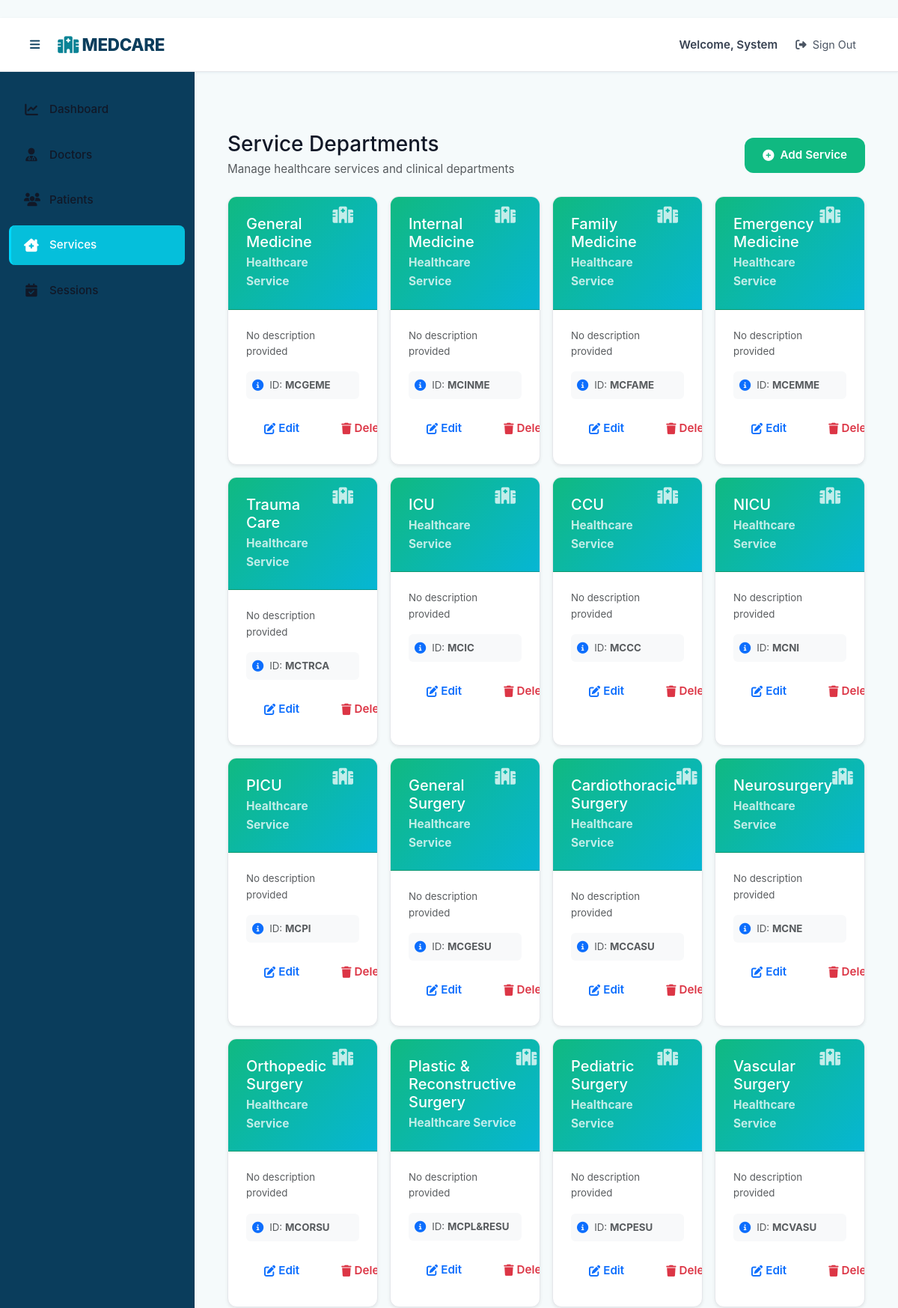
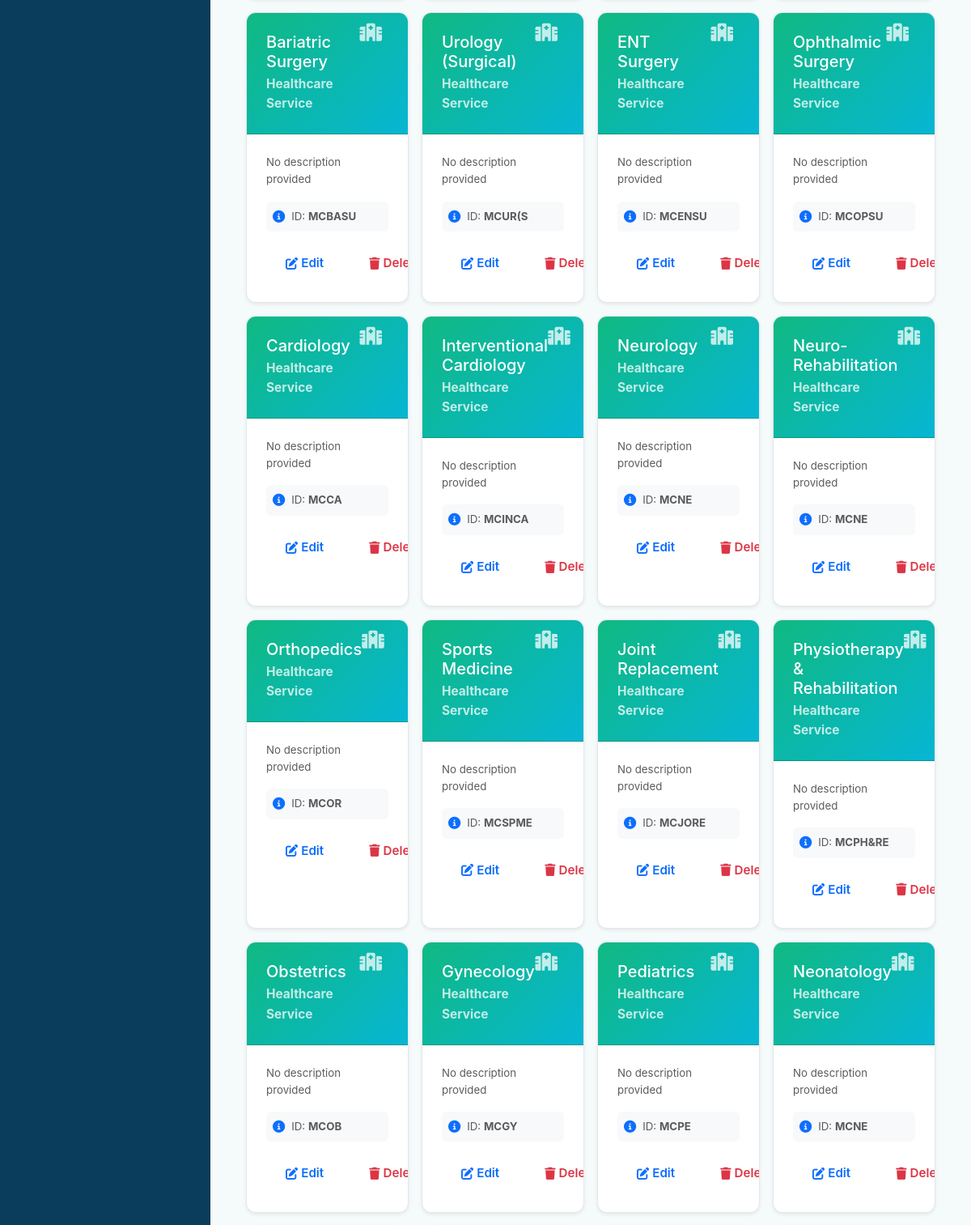
The page /governance/clinics (signed in, upper part) on the database its author committed (2 pictures, top to bottom).
### models.py (models this page shows, shortened)
class Account(db.Model, UserMixin):
    __tablename__ = "account"
    account_id = db.Column(db.Integer, primary_key=True)
    email_address = db.Column(db.String(120), unique=True, nullable=False)
    credential_hash = db.Column(db.String(255))
    given_name = db.Column(db.String(80))
    surname = db.Column(db.String(80))
    tier_id = db.Column(db.Integer, db.ForeignKey("access_level.tier_id"))
    is_enabled = db.Column(db.Boolean, default=True)
    created_on = db.Column(db.DateTime, default=datetime.utcnow)
    access_tier = db.relationship("AccessLevel")

class Clinic(db.Model):
    __tablename__ = "clinic"
    clinic_id = db.Column(db.Integer, primary_key=True)
    clinic_title = db.Column(db.String(120), unique=True, nullable=False)
    clinic_notes = db.Column(db.Text)

### routes/governance.py (the view)
@governance_bp.route('/clinics')
@login_required
@administrator_only
def list_clinics():
    clinics = Clinic.query.all()
    return render_template('governance/clinics_list.html', clinics=clinics)

### app.py (called while the page is built)
@login_mgr.user_loader
def load_user(user_id):
    try:
        return Account.query.get(int(user_id))
    except:
        return None

### routes/governance.py (called while the page is built)
def administrator_only(fn):
    @wraps(fn)
    def decorated(*args, **kwargs):
        if not current_user.is_authenticated or current_user.access_tier.tier_name != 'admin':
            flash('Administrative access required.', 'error')
            return redirect(url_for('home'))
        return fn(*args, **kwargs)
    return decorated

### templates/governance/clinics_list.html (shortened to what this page needs)
{% extends "base.html" %}
{% block content %}
<div class="container py-4" style="max-width:1400px;">
  <div class="d-flex justify-content-between align-items-center mb-4">
    <div>
      <h1 class="h3 mb-1">Service Departments</h1>
      <p class="text-muted mb-0">Manage healthcare services and clinical departments</p>
    </div>
    <a href="{{ url_for('governance.create_clinic') }}" class="btn btn-success d-flex align-items-center gap-2">
      <i class="fas fa-plus-circle"></i> Add Service
    </a>
  </div>
  {% if clinics %}
    <div class="row g-3">
      {% for clinic in clinics %}
        {% set words = clinic.clinic_title.split() %}
        {% set abbr_parts = [] %}
        {% set dept_abbr = "MC" + abbr_parts|join("") %}
        <div class="col-sm-6 col-md-4 col-lg-3">
          <div class="card h-100 shadow-sm">
            <div class="card-header text-white" style="background: linear-gradient(135deg, var(--success), #06B6D4);">
              <div class="d-flex justify-content-between align-items-start">
                <div>
                  <h5 class="mb-1">{{ clinic.clinic_title }}</h5>
                  <small class="opacity-75">Healthcare Service</small>
                </div>
                <i class="fas fa-hospital fa-lg opacity-75"></i>
              </div>
            </div>
            <div class="card-body">
              <p class="text-muted small mb-3">{{ clinic.clinic_notes or 'No description provided' }}</p>
              <div class="d-flex align-items-center gap-2 bg-light p-2 rounded mb-3">
                <i class="fas fa-info-circle text-primary"></i>
                <small class="text-muted">ID: <strong>{{ dept_abbr }}</strong></small>
              </div>
              <div class="d-flex gap-2">
                <a href="#" class="btn btn-outline-primary flex-fill d-flex justify-content-center align-items-center gap-1">
                  <i class="fas fa-edit"></i> Edit
                </a>
                <button class="btn btn-outline-danger flex-fill d-flex justify-content-center align-items-center gap-1">
                  <i class="fas fa-trash"></i> Delete
                </button>
              </div>
            </div>
          </div>
        </div>
      {% endfor %}
    </div>
  {% endif %}
</div>
{% endblock %}

### templates/base.html (shortened to what this page needs)
﻿<!doctype html>
<html lang="en">
  <head>
    <link href="https://cdn.jsdelivr.net/npm/bootstrap@5.3.2/dist/css/bootstrap.min.css" rel="stylesheet">
    <link rel="stylesheet" href="https://cdnjs.cloudflare.com/ajax/libs/font-awesome/6.4.0/css/all.min.css">
    <link rel="stylesheet" href="{{ url_for('static', filename='style.css') }}">
  </head>
  <body class="app-body">
    <div class="app-layout">
      <nav class="app-navbar">
        <div class="navbar-content d-flex justify-content-between align-items-center px-3">
          <div class="navbar-brand-section d-flex align-items-center">
            <button class="sidebar-toggle btn btn-link p-0 me-2" id="sidebarToggle" aria-label="Toggle sidebar">
              <i class="fas fa-bars"></i>
            </button>
            <a href="{{ url_for('home') }}" class="navbar-brand">
              <i class="fas fa-hospital"></i> MEDCARE
            </a>
          </div>
          <div class="navbar-user-section">
            {% if current_user.is_authenticated %}
              <div class="user-info d-flex align-items-center gap-2">
                <span class="user-greeting">Welcome, {{ current_user.given_name or 'User' }}</span>
                <a href="{{ url_for('identity.signout') }}" class="navbar-link">
                  <i class="fas fa-sign-out-alt"></i> Sign Out
                </a>
              </div>
            {% else %}
              <a href="{{ url_for('identity.signin') }}" class="navbar-link">
                <i class="fas fa-sign-in-alt"></i> Sign In
              </a>
            {% endif %}
          </div>
        </div>
      </nav>
      <div class="app-container d-flex">
        {% if current_user.is_authenticated %}
        <aside class="app-sidebar" id="appSidebar">
          <nav class="sidebar-menu d-flex flex-column">
            {% if current_user.access_tier.tier_name == 'admin' %}
              <a href="{{ url_for('governance.hub') }}" class="sidebar-item {% if request.endpoint == 'governance.hub' %}active{% endif %}">
                <i class="fas fa-chart-line"></i><span class="item-text">Dashboard</span>
              </a>
              <a href="{{ url_for('governance.list_providers') }}" class="sidebar-item {% if request.endpoint == 'governance.list_providers' %}active{% endif %}">
                <i class="fas fa-user-md"></i><span class="item-text">Doctors</span>
              </a>
              <a href="{{ url_for('governance.list_recipients') }}" class="sidebar-item {% if request.endpoint == 'governance.list_recipients' %}active{% endif %}">
                <i class="fas fa-users"></i><span class="item-text">Patients</span>
              </a>
              <a href="{{ url_for('governance.list_clinics') }}" class="sidebar-item {% if request.endpoint == 'governance.list_clinics' %}active{% endif %}">
                <i class="fas fa-clinic-medical"></i><span class="item-text">Services</span>
              </a>
              <a href="{{ url_for('governance.list_sessions') }}" class="sidebar-item {% if request.endpoint == 'governance.list_sessions' %}active{% endif %}">
                <i class="fas fa-calendar-check"></i><span class="item-text">Sessions</span>
              </a>
            {% endif %}
          </nav>
        </aside>
        {% endif %}
        <main class="app-main flex-grow-1">
          <div class="page-content">
            {% block content %}{% endblock %}
          </div>
        </main>
      </div>
    </div>
  </body>
</html>

### rows shown on the page
Account: given_name "System"
Clinic: clinic_title "General Medicine", clinic_notes "No description provided", dept_abbr "MCGEME"
Clinic: clinic_title "Internal Medicine", clinic_notes "No description provided", dept_abbr "MCINME"
Clinic: clinic_title "Family Medicine", clinic_notes "No description provided", dept_abbr "MCFAME"
Clinic: clinic_title "Emergency Medicine", clinic_notes "No description provided", dept_abbr "MCEMME"
Clinic: clinic_title "Trauma Care", clinic_notes "No description provided", dept_abbr "MCTRCA"
Clinic: clinic_title "ICU", clinic_notes "No description provided", dept_abbr "MCIC"
Clinic: clinic_title "CCU", clinic_notes "No description provided", dept_abbr "MCCC"
Clinic: clinic_title "NICU", clinic_notes "No description provided", dept_abbr "MCNI"
Clinic: clinic_title "PICU", clinic_notes "No description provided", dept_abbr "MCPI"
Clinic: clinic_title "General Surgery", clinic_notes "No description provided", dept_abbr "MCGESU"
Clinic: clinic_title "Cardiothoracic Surgery", clinic_notes "No description provided", dept_abbr "MCCASU"
Clinic: clinic_title "Neurosurgery", clinic_notes "No description provided", dept_abbr "MCNE"
Clinic: clinic_title "Orthopedic Surgery", clinic_notes "No description provided", dept_abbr "MCORSU"
Clinic: clinic_title "Plastic & Reconstructive Surgery", clinic_notes "No description provided", dept_abbr "MCPL&RESU"
Clinic: clinic_title "Pediatric Surgery", clinic_notes "No description provided", dept_abbr "MCPESU"
Clinic: clinic_title "Vascular Surgery", clinic_notes "No description provided", dept_abbr "MCVASU"
Clinic: clinic_title "Bariatric Surgery", clinic_notes "No description provided", dept_abbr "MCBASU"
Clinic: clinic_title "Urology (Surgical)", clinic_notes "No description provided", dept_abbr "MCUR(S"
Clinic: clinic_title "ENT Surgery", clinic_notes "No description provided", dept_abbr "MCENSU"
Clinic: clinic_title "Ophthalmic Surgery", clinic_notes "No description provided", dept_abbr "MCOPSU"
Clinic: clinic_title "Cardiology", clinic_notes "No description provided", dept_abbr "MCCA"
Clinic: clinic_title "Interventional Cardiology", clinic_notes "No description provided", dept_abbr "MCINCA"
Clinic: clinic_title "Neurology", clinic_notes "No description provided", dept_abbr "MCNE"
Clinic: clinic_title "Neuro-Rehabilitation", clinic_notes "No description provided", dept_abbr "MCNE"
Clinic: clinic_title "Orthopedics", clinic_notes "No description provided", dept_abbr "MCOR"
Clinic: clinic_title "Sports Medicine", clinic_notes "No description provided", dept_abbr "MCSPME"
Clinic: clinic_title "Joint Replacement", clinic_notes "No description provided", dept_abbr "MCJORE"
Clinic: clinic_title "Physiotherapy & Rehabilitation", clinic_notes "No description provided", dept_abbr "MCPH&RE"
Clinic: clinic_title "Obstetrics", clinic_notes "No description provided", dept_abbr "MCOB"
Clinic: clinic_title "Gynecology", clinic_notes "No description provided", dept_abbr "MCGY"
Clinic: clinic_title "Pediatrics", clinic_notes "No description provided", dept_abbr "MCPE"
Clinic: clinic_title "Neonatology", clinic_notes "No description provided", dept_abbr "MCNE"
